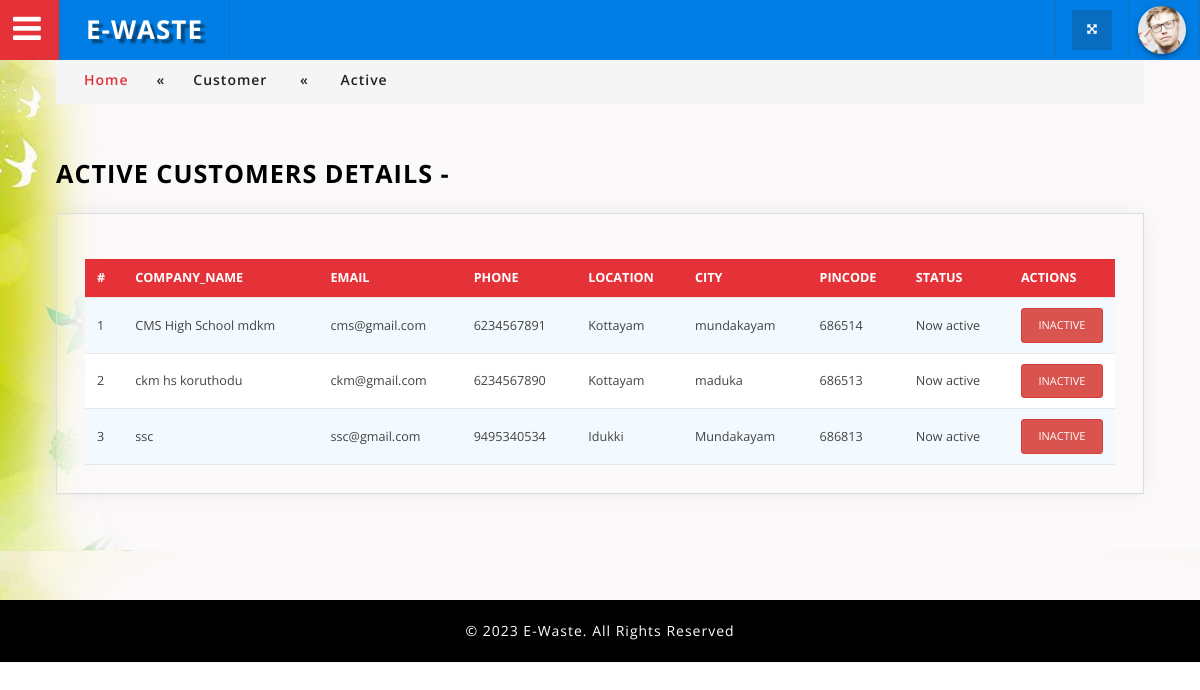
/admin/customer_active_view.php (signed in), run on the app's committed database.
### tables this page shows
CREATE TABLE IF NOT EXISTS `customers` (
  `cust_id` int NOT NULL AUTO_INCREMENT,
  `com_cat_id` int NOT NULL,
  `pincode` varchar(10) NOT NULL,
  `company_name` varchar(50) NOT NULL,
  `location` varchar(50) NOT NULL,
  `state` varchar(50) NOT NULL,
  `city` varchar(50) NOT NULL,
  `phone` varchar(20) NOT NULL,
  `added_by` varchar(100) NOT NULL,
  `email` varchar(60) NOT NULL,
  PRIMARY KEY (`cust_id`)
);

### connectionclass.php (called while the page is built, shortened)
<?php
class Connectionclass
{
	public $db = null;
 public function open()
  {
    $dbname ="ewaste1";
  	 $this->db = mysqli_connect("localhost","root","","$dbname") or die('Error connecting to MySQL server.');
  }
  public function GetTable($qry)
 {
 	try
	{
		$result=mysqli_query($this->db,$qry);
		if($result)
		{
			$data = array();
			while ($row = mysqli_fetch_assoc($result))
			{
				$data[] = $row;
			}
			return $data;
		}
		else
			throw new Exception(mysqli_error($this->db));
	}
	catch(Exception $e)
	{
		return $e->getMessage();
	}
 }
}
?>

### admin/customer_active_view.php (the view, shortened to what this page needs)
<?php
require_once('../ConnectionClass.php');
require_once('header.php');
$obj=new connectionclass();
$qry1="select * from customers inner join login on customers.email=login.username where status = 'active'";
$result=$obj->GetTable($qry1);
?>
				<div class="inner_content" style="background-image: url(images/home1.png);">
						<div class="w3l_agileits_breadcrumbs">
							<div class="w3l_agileits_breadcrumbs_inner">
								<ul>
									<li><a href="index.php">Home</a><span>«</span>
									<li> Customer <span>«</span></li>
									<li>Active</li>
								</ul>
							</div>
						</div>
					<div class="inner_content_w3_agile_info two_in">
					  <h2 class="w3_inner_tittle"> Active Customers Details - <?php
					  ?></h2>
									<div class="agile-tables">
										<div class="w3l-table-info agile_info_shadow">
											<table id="table">
											<thead>
											  <tr>
											  	<th>#</th>
												<th>company_name</th>
												<th>email</th>
												<th>phone</th>
												<th>location</th>
												<th>city</th>
												<th>pincode</th>
												<th>Status</th>
												<th>Actions</th>
											  </tr>
											</thead>
											<tbody>
												<?php
												if(count($result)>0)
												{
												$i=0;
												foreach ($result as $r)
												{
													$i++;
													?>
											  <tr>
												<td><?php echo $i;?></td>
												<td><?php echo $r["company_name"];?></td>
												<td><?php echo $r["email"];?></td>
												<td><?php echo $r["phone"];?></td>
												<td><?php echo $r["location"];?></td>
												<td><?php echo $r["city"];?></td>
												<td><?php echo $r["pincode"];?></td>
												<td><?php echo "Now ".$r["status"];?><br></td>
                                                <td><a href="codes/inactive_exe.php?id=<?php echo $r['cust_id'];?>" class="btn btn-danger btn-block btn-xs" onClick="return confirm('Are You Sure to inactive?');"> INACTIVE </a></td>
                                                </tr>
											 <?php
											}}
											?>
											</tbody>
										  </table>
								</div>
						</div>
				    </div>
				</div>
		<?php
require_once('footer.php');
?>

### admin/css/table-style.css (style rules this page uses)
table { background: white; border-collapse: collapse; margin: 1.25em 0 0; width: 100%; }
table tr, table th, table td { border: none; border-bottom: 1px solid #e8e8e8; font-size: .95em; }
table th, table td { padding: 10px 12px; text-align: left; }
table th { background: #e53238; color: #fff; text-transform: uppercase; }
table tr td { background: #f3faff; color: #424242; }
table tr:nth-of-type(2n+2) td { background: #ffffff; }
table { width: 100%; }

### admin/css/component.css (style rules this page uses)
*, *:after, *::before { -webkit-box-sizing: border-box; -moz-box-sizing: border-box; box-sizing: border-box; }

### admin/css/style.css (style rules this page uses)
body { margin:0; padding:0; background:#fff; font-family: 'Open Sans', sans-serif; }
h1,h2,h3,h4,h5,h6 { margin:0; font-family: 'Open Sans', sans-serif; }
ul { margin:0; padding:0; }
p,ul,ol { font-size:14px; }
input[type="submit"],a,.nbs-flexisel-nav-left,.nbs-flexisel-nav-right { transition:.5s ease-in; -webkit-transition:.5s ease-in; -moz-transition:.5s ease-in; -o-transition:.5s ease-in; -ms-transition:.5s ease-in; }
.inner_content { padding: 4em 4em; min-height: 600px; }
.agile_info_shadow { padding: 1em; box-shadow: 0 0px 24px 0 rgba(0, 0, 0, 0.06), 0 1px 0px 0 rgba(0, 0, 0, 0.02); -webkit-box-shadow: 0 0px 24px 0 rgba(0, 0, 0, 0.06), 0 1px 0px 0 rgba(0, 0, 0, 0.02); -moz-box-shadow: 0 0px 24px 0 rgba(0, 0, 0, 0.06), 0 1px 0px 0 rgba(0, 0, 0, 0.02); -o-box-shadow:0 0px 24px 0 rgba(0, 0, 0, 0.06), 0 1px 0px 0 rgba(0, 0, 0, 0.02); border: 1px solid #ddd; }
.inner_content_w3_agile_info { margin-top:4.5em; }
.inner_content_w3_agile_info.two_in { margin-top: 4em; }
.w3l_agileits_breadcrumbs { padding:1em 0; background:#f5f5f5; }
.w3l_agileits_breadcrumbs ul li { display:inline-block; color:#212121; font-weight:600; font-family: 'Open Sans', sans-serif; letter-spacing:1px; }
.w3l_agileits_breadcrumbs ul li a { color: #e53238; text-decoration:none; font-family: 'Open Sans', sans-serif; }
.w3l_agileits_breadcrumbs ul li span { padding:0 2em; }
.w3l_agileits_breadcrumbs_inner { padding: 0 2em; }
h2.w3_inner_tittle { text-transform: uppercase; color: #000; margin: 0.5em 0 1em 0; font-weight: 700; font-size: 1.8em; letter-spacing: 1px; }
.btn-block { display: block; width: 100%; }
.btn-xs, .btn-group-xs > .btn { padding: 8px 8px; font-size: 11px; line-height: 1.5; border-radius: 3px; }
.sub_agile_btn.agile_info_shadow,.agile-validation.agile_info_shadow ,.w3l-table-info.agile_info_shadow,.page_w3ls_cal,.agile_info_icons_wthree { padding: 2em; }
.w3l-table-info.agile_info_shadow { margin-bottom: 2em; }

### data on the page
customers: company_name "CMS High School mdkm", email "cms@gmail.com", phone "6234567891", location "Kottayam", city "mundakayam", pincode "686514", login.status "active"
customers: company_name "ckm hs koruthodu", email "ckm@gmail.com", phone "6234567890", location "Kottayam", city "maduka", pincode "686513", login.status "active"
customers: company_name "ssc", email "ssc@gmail.com", phone "9495340534", location "Idukki", city "Mundakayam", pincode "686813", login.status "active"
